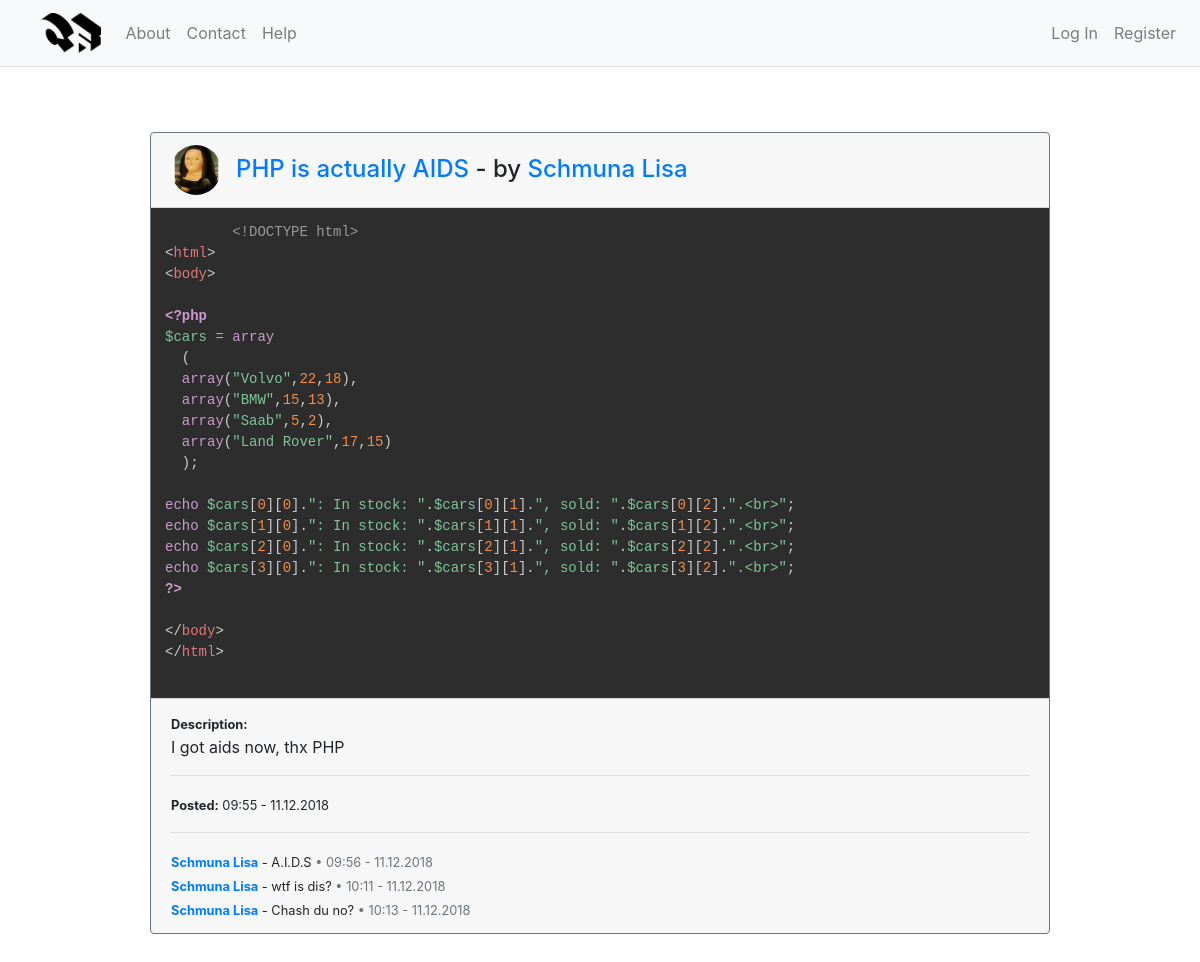
Page /post/5 on the earlier database version.
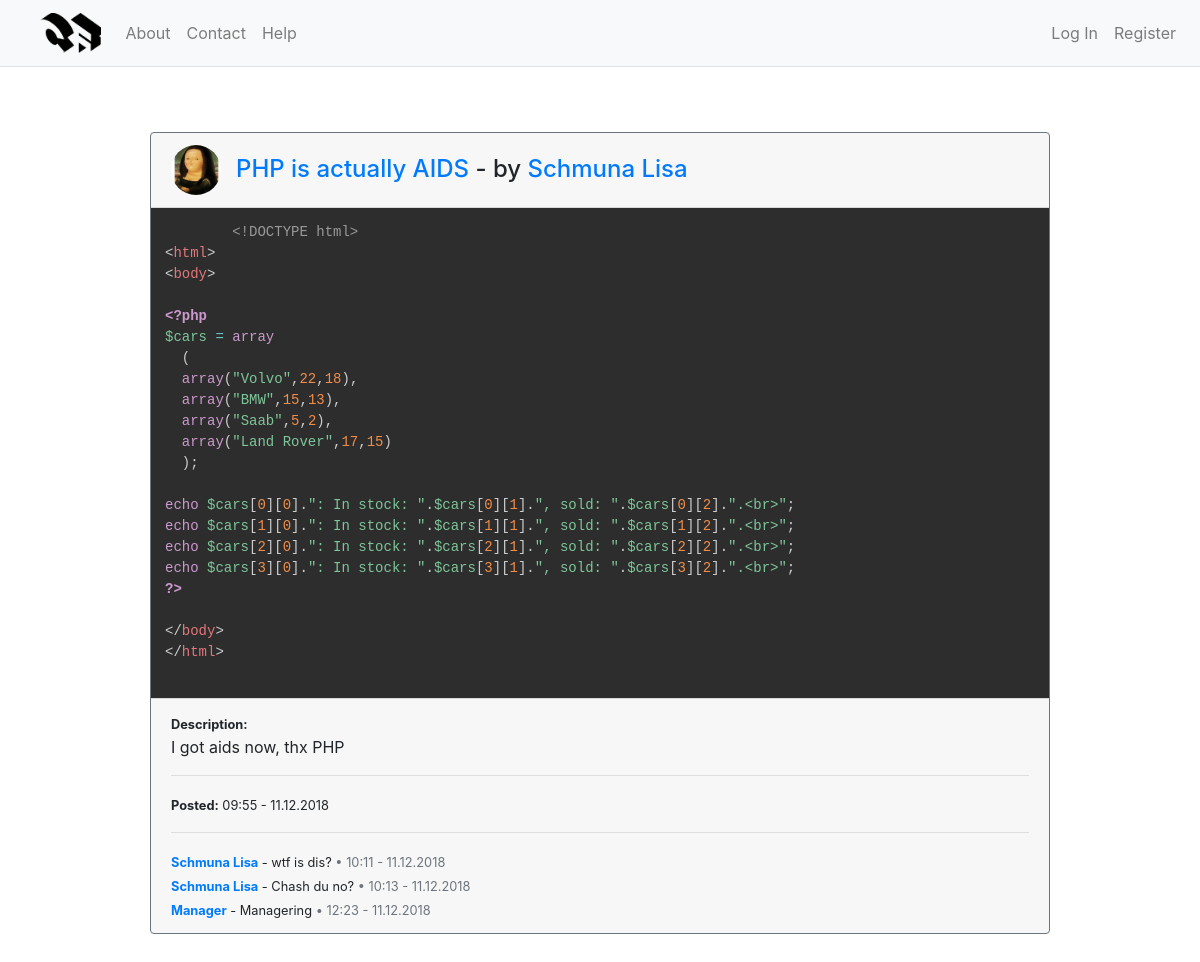
Same page on the later database version.
### website/models.py (models this page shows, shortened)
class User(db.Model, UserMixin):
    id = db.Column(db.Integer, primary_key=True)
    username = db.Column(db.String(20), unique=True, nullable=False)
    email = db.Column(db.String(120), unique=True, nullable=False)
    image_file = db.Column(db.String(20), nullable=False, default='default.jpg')
    password = db.Column(db.String(60), nullable=False)
    posts = db.relationship('Post', backref='author', lazy=True)
    liked_comments = db.relationship('CommentLike', backref='user', lazy=True)
    liked_posts = db.relationship('PostLike', backref='user', lazy=True)

class Post(db.Model):
    id = db.Column(db.Integer, primary_key=True)
    title = db.Column(db.String(50), nullable=False)
    datetime = db.Column(db.DateTime, nullable=False, default=datetime.utcnow)
    code = db.Column(db.Text, nullable=False)
    description = db.Column(db.Text, nullable=False)
    user_id = db.Column(db.Integer, db.ForeignKey('user.id'))
    language_id = db.Column(db.Integer, db.ForeignKey('language.id'))
    user_likes = db.relationship('PostLike', backref='likes', lazy=True)
    comments = db.relationship('Comment', backref='comments')
    language = db.relationship('Language', backref='language')

class Comment(db.Model):
    id = db.Column(db.Integer, primary_key=True)
    content = db.Column(db.Text, nullable=False)
    datetime = db.Column(db.DateTime, nullable=False, default=datetime.utcnow)
    post_id = db.Column(db.Integer, db.ForeignKey('post.id'))
    user_id = db.Column(db.Integer, db.ForeignKey('user.id'))
    user_likes = db.relationship('CommentLike', backref='likes', lazy=True)
    user = db.relationship('User', backref='author')

### website/posts/routes.py (the view, shortened to what this page needs)
@posts.route("/post/<int:id>", methods=['GET', 'POST'])
def post(id):
    post = Post.query.get_or_404(id)
    form = CommentForm()
    for error in form.errors:
        flash(error)
    return render_template('post.html', title=post.title, post=post, form=form, getLikeUrl=getLikeUrl, getLikeIcon=getLikeIcon)

### website/templates/post.html (shortened to what this page needs)
{% extends "layout.html" %}
{% block content %}
<div class="card w-75 ml-auto mr-auto m-5 border-secondary">
  <div class="card-header">
    <div class="w-25">
      <img style="width:50px;float:left;" class="rounded-circle account-img" src="{{ url_for('static', filename='profile_pics/' + post.author.image_file) }}" alt="">
    </div>
    <div class="felx-column">
      <h4 style="position:relative;left:15px;top:10px;"><a href="{{ url_for('posts.post', id=post.id) }}" style="text-decoration:none;">{{ post.title }}</a> - by <a alt="{{ post.author.username }}" title="{{ post.author.username }}" href="{{ url_for('users.user', username=post.author.username) }}" style="width:50px;height:50px;text-decoration:none;">{{ post.author.username }}</a></h4>
    </div>
  </div>
  <div class="card-body p-0">
      <pre class="language-{{ post.language.name }} m-0">
        <code>{{ post.code }}</code>
      </pre>
  </div>
  <div class="card-footer">
    <small><b>Description:</b></small>
    <p>{{ post.description }}</p>
    <hr>
    <small><b>Posted:</b> {{ post.datetime.strftime('%H:%M - %d.%m.%Y') }}</small>
    {% if post.comments %}<hr>{% endif %}
    {% for comment in post.comments %}
      <small><b><a href="{{ url_for('users.user', username=comment.user.username) }}">{{ comment.user.username }}</a></b> - {{ comment.content }}<span class="text-muted"> • {{ comment.datetime.strftime('%H:%M - %d.%m.%Y') }}</span></small>
      <br>
    {% endfor %}
  </div>
</div>
{% endblock content %}

### website/templates/layout.html (shortened to what this page needs)
<!DOCTYPE html>
<html lang="en" dir="ltr">
  <head>
    <link rel="stylesheet" href="https://maxcdn.bootstrapcdn.com/bootstrap/4.0.0/css/bootstrap.min.css">
    <link rel="stylesheet" href="{{ url_for('static', filename='master.css') }}">
    <link rel="stylesheet" href="{{ url_for('static', filename='prism.css') }}">
  </head>
  <body>
    {% include "navbar.html" %}
    <div class="container-fluid">
      <div class="row">
        <div class="col-12">
        </div>
        {% block content %}{% endblock %}
      </div>
    </div>
  </body>
</html>

### website/templates/navbar.html (shortened to what this page needs)
<nav class="navbar navbar-expand-md navbar-light bg-light border-bottom mb-3">
    <a class="navbar-brand ml-4" href="{{ url_for('main.home') }}">
      <img src="{{ url_for('static', filename='Logo.png') }}" alt="logo" style="height:40px;">
    </a>
    <div id="navbarNavDropdown" class="navbar-collapse collapse">
        <ul class="navbar-nav w-100">
            <li class="nav-item">
                <a class="nav-link" href="{{ url_for('main.about') }}">About</a>
            </li>
            <li class="nav-item">
                <a class="nav-link" href="{{ url_for('main.contact') }}">Contact</a>
            </li>
            <li class="nav-item">
                <a class="nav-link" href="{{ url_for('main.help', path='test.txt') }}">Help</a>
            </li>
            {% if not current_user.is_authenticated %}
              <li class="nav-item  ml-md-auto ml-lg-auto">
                  <a class="nav-link" href="{{ url_for('users.login') }}">Log In</a>
              </li>
              <li class="nav-item">
                  <a class="nav-link" href="{{ url_for('users.register') }}">Register</a>
              </li>
            {% endif %}
        </ul>
    </div>
</nav>

### website/static/prism.css (style rules this page uses)
code[class*="language-"], pre[class*="language-"] { color: #ccc; background: none; font-family: Consolas, Monaco, 'Andale Mono', 'Ubuntu Mono', monospace; text-align: left; white-space: pre; word-spacing: normal; word-break: normal; word-wrap: normal; line-height: 1.5; -moz-tab-size: 4; -o-tab-size: 4; tab-size: 4; -webkit-hyphens: none; -moz-hyphens: none; -ms-hyphens: none; hyphens: none; }
pre[class*="language-"] { padding: 1em; margin: .5em 0; overflow: auto; }
:not(pre) > code[class*="language-"], pre[class*="language-"] { background: #2d2d2d; }

Differences in the rows shown:
removed Comment: user.username "Schmuna Lisa", content "A.I.D.S", datetime "09:56 - 11.12.2018"
added Comment: user.username "Manager", content "Managering", datetime "12:23 - 11.12.2018"
